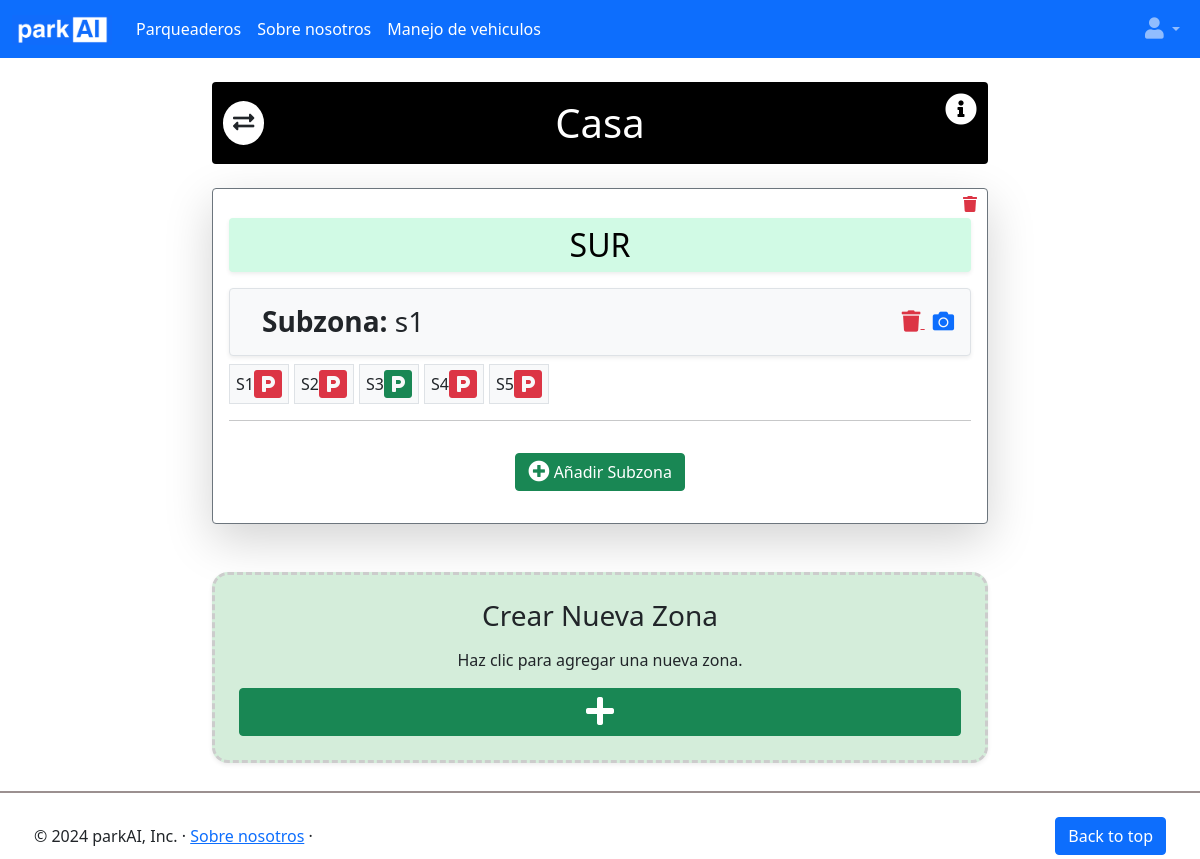
/parkingadmin/parking_management/21/ (signed in), run on the app's committed database.
### parkingadmin/models.py (models this page shows)
class Parqueadero(models.Model):
    OPCIONES_ESTADO_PARQUEADERO = [
        ('Activo', 'Activo'),
        ('Inactivo', 'Inactivo'),]
    prq_id = models.AutoField(primary_key=True)
    prq_nombre = models.CharField(max_length=40)
    prq_estado = models.CharField(max_length=15, choices=OPCIONES_ESTADO_PARQUEADERO, default='Activo')
    prq_precio_dia = models.DecimalField(max_digits=10, decimal_places=2, null=True, blank=True)
    prq_precio_hora = models.DecimalField(max_digits=10, decimal_places=2, null=True, blank=True)
    prq_organizacion_id = models.ForeignKey(Organizacion, on_delete=models.CASCADE, default=None)
    prq_direccion_parqueadero = models.CharField(max_length=300, default="")

class Zona(models.Model):
    zna_id = models.AutoField(primary_key=True)
    zna_parqueadero_id = models.ForeignKey(Parqueadero, on_delete=models.CASCADE, default=None)
    zna_nombre_zona = models.CharField(max_length=100, default="")

class Conjunto_celdas(models.Model):
    cnj_id = models.AutoField(primary_key=True)
    cnj_zona_id = models.ForeignKey(Zona, on_delete=models.CASCADE,default=None)
    cnj_nombre_conjunto = models.CharField(max_length=50, default="")

class Celda(models.Model):
    OPCIONES_ESTADO_CELDA = [
        ('occupied', 'occupied'),
        ('empty', 'empty'),
        ('unavailable','unavailable')]
    cld_id = models.AutoField(primary_key=True)
    cld_nombre_celda = models.CharField(max_length=40,default="") #Nombre de celda dentro del parqueadero
    cld_conjunto_celdas_id = models.ForeignKey(Conjunto_celdas, on_delete=models.CASCADE,default=None)
    cld_estado = models.CharField(max_length=20, choices=OPCIONES_ESTADO_CELDA, default='unavailable')

### parkingadmin/views.py (the view)
# urls.py: path('parking_management/<int:parqueadero_id>/', views.informacion_parqueadero, name="informacion_parqueadero"),
@organizacion_required
def informacion_parqueadero(request,parqueadero_id):
    parqueadero = Parqueadero.objects.get(prq_id = parqueadero_id)
    zonas = Zona.objects.filter(zna_parqueadero_id = parqueadero)
    lista_zonas = []
    for zona in zonas:
        dic_zona = {
            'info_zona':zona,
            'conjunto_celdas':[]
        }
        conjunto_celdas = Conjunto_celdas.objects.filter(cnj_zona_id=zona)
        for cnj in conjunto_celdas:
            dic_cnj_celda = {
                'info_conjunto': cnj,
                'celdas':[]
            }
            celdas = Celda.objects.filter(cld_conjunto_celdas_id = cnj)
            for celda in celdas:
                dic_cnj_celda['celdas'].append({'info_celda':celda})
            dic_zona['conjunto_celdas'].append(dic_cnj_celda)
        lista_zonas.append(dic_zona)
    return render(request,'informacion_parqueadero.html',{'parqueadero': parqueadero, 'info_zonas': lista_zonas})

### parkingadmin/templates/informacion_parqueadero.html (shortened to what this page needs)
{% extends "base_home.html" %}
{% load static %}
{% block content %}
<div class="container-fluid">
    <div class="row justify-content-center mt-4">
        <div class="col-12 col-md-8 mb-4">
            <div class="card text-center bg-black text-white rounded position-relative">
                <div class="card-body d-flex align-items-center justify-content-center position-relative">
                    <a href="{% url 'lectura_placa_vehiculo' parqueadero.prq_id %}" class="position-absolute" style="left: 10px; top: 50%; transform: translateY(-50%); background-color: white; padding: 10px; border-radius: 50%;" title="Flujo Vehicular">
                        <i class="fa fa-exchange-alt fa-lg text-dark"></i>
                    </a>
                    <h1 class="card-title m-0">{{ parqueadero.prq_nombre }}</h1>
                    <a href="#" data-bs-toggle="modal" data-bs-target="#infoModal" class="position-absolute" style="top: 10px; right: 10px;">
                        <i class="fa fa-info-circle fa-2x text-white"></i>
                    </a>
                </div>
            </div>
        </div>
        {% for zona_data in info_zonas %}
            <div class="col-12 col-md-8 mb-4">
                <div class="card p-3 position-relative bg-white border-secondary shadow-lg">
                    <div class="position-absolute" style="top: 3px; right: 10px;">
                        <a href="{% url 'eliminar_zona' zona_data.info_zona.zna_id %}" title="Eliminar Zona">
                            <i class="fa fa-trash fa-x text-danger"></i>
                        </a>
                    </div>
                    <div class="text-black text-center p-2 rounded shadow-sm" style="margin-top: 13px; background-color: #d1fae5;">
                        <h2 class="text-uppercase m-0">{{ zona_data.info_zona.zna_nombre_zona }}</h2>
                    </div>
                    {% for conjunto_data in zona_data.conjunto_celdas %}
                    <div class="mt-3 p-3 border rounded bg-light shadow-sm d-flex align-items-center justify-content-between">
                        <div class="d-flex align-items-center">
                            <h3 class="m-0 ms-3 text-dark">
                                <strong>Subzona:</strong> {{ conjunto_data.info_conjunto.cnj_nombre_conjunto }}
                            </h3>
                        </div>
                        <div>
                            <a href="{% url 'eliminar_conjunto_celdas' conjunto_data.info_conjunto.cnj_id %}" class="text-danger me-2" title="Eliminar Subzona">
                                <i class="fa fa-trash fa-lg"></i>
                            </a>
                            <a href="{% url 'validar_disponibilidad_celdas' conjunto_data.info_conjunto.cnj_id %}" class="text-primary" title="Ingresar imagen subzona">
                                <i class="fa fa-camera fa-lg" aria-hidden="true"></i>
                            </a>
                        </div>
                    </div>
                    <div class="d-flex flex-wrap mt-2" style="gap: 5px;">
                        {% for celda_data in conjunto_data.celdas %}
                            <div style="padding: 0; margin: 0;">
                                <div class="d-flex align-items-center justify-content-center border bg-light" style="height: 40px; width: 60px;">
                                    <span class="text-center">{{ celda_data.info_celda.cld_nombre_celda }}</span>
                                    {% if celda_data.info_celda.cld_estado == "occupied" %}
                                        <i class="fa fa-parking fa-2x text-danger" aria-hidden="true"></i>
                                    {% elif celda_data.info_celda.cld_estado == "empty" %}
                                        <i class="fa fa-parking fa-2x text-success" aria-hidden="true"></i>
                                    {% else %}
                                        <i class="fa fa-parking fa-2x text-primary" aria-hidden="true"></i>
                                    {% endif %}
                                </div>
                            </div>
                        {% endfor %}
                    </div>
                    <hr class="my-3">
                    {% endfor %}
                    <div class="text-center my-3">
                        <a href="{% url 'crear_conjunto_celdas' zona_data.info_zona.zna_id %}" class="btn btn-success">
                            <i class="fa fa-plus-circle fa-lg"></i> Añadir Subzona
                        </a>
                    </div>
                </div>
            </div>
        {% endfor %}
        <div class="col-12 col-md-8 mt-4">
            <div class="card text-center p-4 shadow-sm" style="border-radius: 1rem; background-color: #d4edda; border: 3px dashed #ccc;">
                <h3 class="mb-3">Crear Nueva Zona</h3>
                <p class="mb-3">Haz clic para agregar una nueva zona.</p>
                <a href="{% url 'crear_zona' parqueadero.prq_id %}" class="btn btn-success">
                    <i class="fa fa-plus fa-2x" aria-hidden="true"></i>
                </a>
            </div>
        </div>
    </div>
</div>
{% endblock content %}

### data on the page
Parqueadero: prq_nombre "Casa"
Zona: info_zona.zna_nombre_zona "SUR"
Conjunto_celdas: info_conjunto.cnj_nombre_conjunto "s1"
Celda: info_celda.cld_nombre_celda "S1", cld_estado "occupied" (drawn)
Celda: info_celda.cld_nombre_celda "S2", cld_estado "occupied" (drawn)
Celda: info_celda.cld_nombre_celda "S3", cld_estado "empty" (drawn)
Celda: info_celda.cld_nombre_celda "S4", cld_estado "occupied" (drawn)
Celda: info_celda.cld_nombre_celda "S5", cld_estado "occupied" (drawn)
